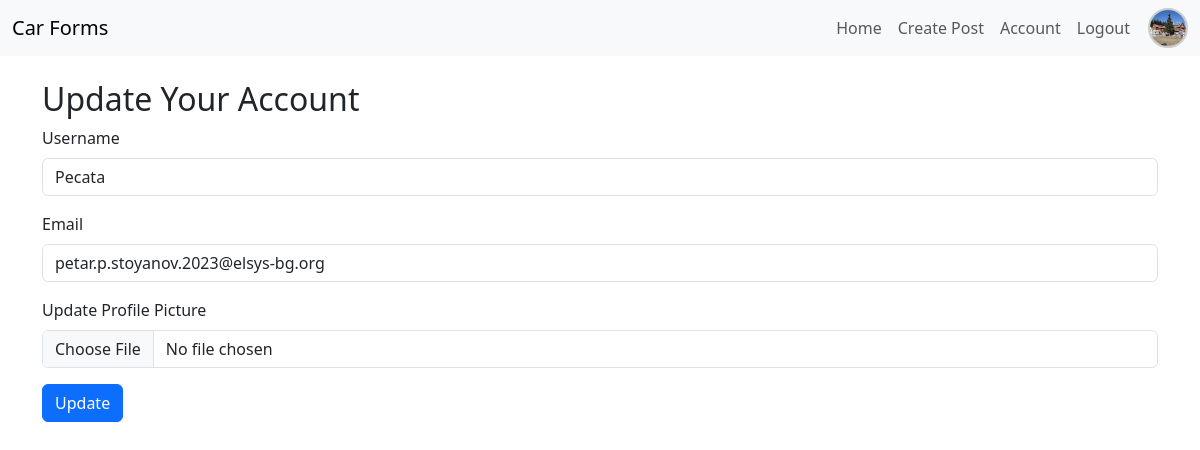
Page /account (signed in) on the committed database.
### Car_forms/models.py (models this page shows, shortened)
class User(db.Model, UserMixin):
    id = db.Column(db.Integer, primary_key=True)
    username = db.Column(db.String(20), unique=True, nullable=False)
    email = db.Column(db.String(120), unique=True, nullable=False)
    image_file = db.Column(db.String(20), nullable=False, default='default.jpg')
    password = db.Column(db.String(60), nullable=False)
    posts = db.relationship('Post', backref='author', lazy=True)

### Car_forms/routes.py (the view)
@app.route("/account", methods=['GET', 'POST'])
@login_required
def account():
    form = UpdateAccountForm()
    if form.validate_on_submit():
        if form.picture.data:
            picture_file = save_picture(form.picture.data)
            current_user.image_file = picture_file
        current_user.username = form.username.data
        current_user.email = form.email.data
        if form.username.data == current_user.username and form.email.data == current_user.email and not form.picture.data:
            flash('No changes made to your account.', 'info')
            return redirect(url_for('account'))
        else:
            db.session.commit()
            flash('Your account has been updated!', 'success')
            return redirect(url_for('account'))
    elif request.method == 'GET':
        form.username.data = current_user.username
        form.email.data = current_user.email
    image_file = url_for('static', filename='profile_pics/' + current_user.image_file)
    return render_template('account.html', title='Account', image_file=image_file, form=form)

### Car_forms/forms.py (shortened to what this page needs)
class UpdateAccountForm(FlaskForm):
    username = StringField('Username',
                           validators=[DataRequired(), Length(min=2, max=20)])
    email = StringField('Email',
                        validators=[DataRequired(), Email()])
    picture = FileField('Update Profile Picture', validators=[FileAllowed(['jpg', 'png'])])
    submit = SubmitField('Update')

### Car_forms/models.py (called while the page is built)
@login_manager.user_loader
def load_user(user_id):
    return User.query.get(int(user_id))

### Car_forms/templates/account.html (shortened to what this page needs)
<!DOCTYPE html>
<html lang="en">
<head>
    <link href="https://cdn.jsdelivr.net/npm/bootstrap@5.3.3/dist/css/bootstrap.min.css" rel="stylesheet">
</head>
<body>
    <nav class="navbar navbar-expand-lg navbar-light bg-light">
        <div class="container-fluid">
            <a class="navbar-brand" href="{{ url_for('home') }}">Car Forms</a>
            <div class="collapse navbar-collapse justify-content-end" id="navbarNav">
                <ul class="navbar-nav align-items-center">
                    {% if current_user.is_authenticated %}
                        <li class="nav-item"><a class="nav-link" href="{{ url_for('home') }}">Home</a></li>
                        <li class="nav-item"><a class="nav-link" href="{{ url_for('create_post') }}">Create Post</a></li>
                        <li class="nav-item"><a class="nav-link" href="{{ url_for('account') }}">Account</a></li>
                        <li class="nav-item"><a class="nav-link" href="{{ url_for('logout') }}">Logout</a></li>
                        <li class="nav-item">
                            <img src="{{ url_for('static', filename='profile_pics/' + current_user.image_file) }}" alt="Profile Picture" class="pfp">
                        </li>
                    {% else %}
                        <li class="nav-item"><a class="nav-link" href="{{ url_for('login') }}">Login</a></li>
                        <li class="nav-item"><a class="nav-link" href="{{ url_for('sign_up') }}">Sign Up</a></li>
                    {% endif %}
                </ul>
            </div>
        </div>
    </nav>
    <div class="container mt-4">
        <h2>Update Your Account</h2>
        <form method="POST" enctype="multipart/form-data">
            <div class="mb-3">
                {{ form.username.label(class="form-label") }}
                {{ form.username(class="form-control") }}
            </div>
            <div class="mb-3">
                {{ form.email.label(class="form-label") }}
                {{ form.email(class="form-control") }}
            </div>
            <div class="mb-3">
                {{ form.picture.label(class="form-label") }}
                {{ form.picture(class="form-control") }}
            </div>
            <div class="mb-3">
                {{ form.submit(class="btn btn-primary") }}
            </div>
        </form>
    </div>
</body>
</html>

### Car_forms/templates/account.html (style rules this page uses)
.pfp { width: 40px; height: 40px; object-fit: cover; border-radius: 50%; border: 2px solid #ccc; margin-left: 10px; }

### rows in the picture
User: image_file (picture), username "Pecata", email "petar.p.stoyanov.2023@elsys-bg.org"
